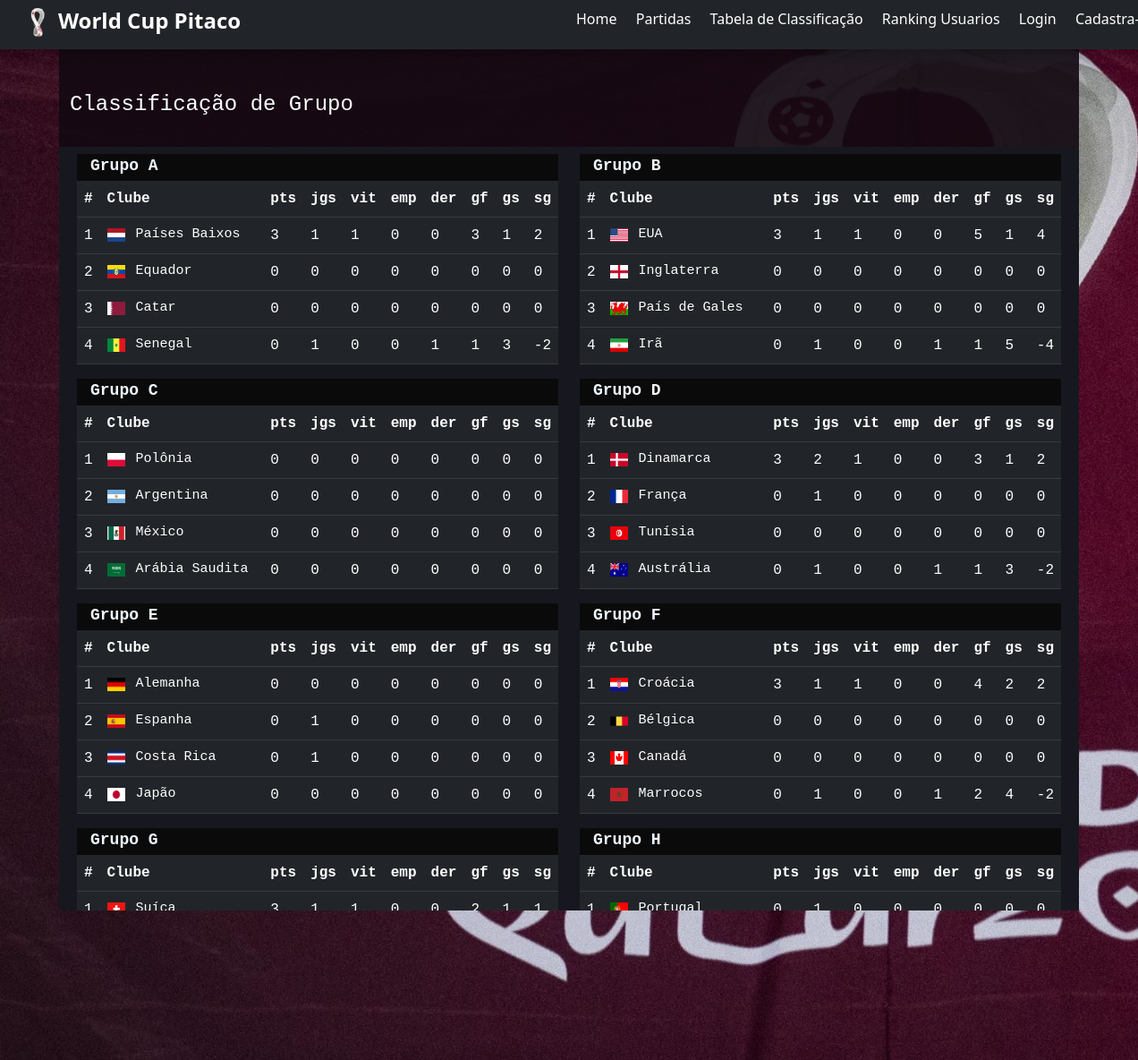
The page /selecao/grupos on the database its author committed.
### copadomundo/models.py (models this page shows, shortened)
class Grupo(database.Model):
    id = database.Column(database.Integer, primary_key=True)
    nome_grupo = database.Column(database.String, nullable=False, unique=True)
    selecoes = database.relationship('Selecao', backref='grupo', lazy=True)

class Selecao(database.Model):
    id = database.Column(database.Integer, primary_key=True)
    id_grupo = database.Column(database.Integer, database.ForeignKey('grupo.id'), nullable=False)
    id_eliminatoria = database.Column(database.Integer, database.ForeignKey('eliminatoria.id'))
    nome = database.Column(database.String, nullable=False, unique=True)
    foto_selecao = database.Column(database.String, default='selecao_default.png')
    pontos = database.Column(database.Integer, default=0)
    gols_marcado = database.Column(database.Integer, default=0)
    gols_sofrido = database.Column(database.Integer, default=0)
    vitorias = database.Column(database.Integer, default=0)
    derrotas = database.Column(database.Integer, default=0)
    empates = database.Column(database.Integer, default=0)
    qnt_jogos = database.Column(database.Integer, default=0)
    partidas = database.relationship('Partida', secondary=partida_selecao, lazy='subquery', backref=database.backref('selecoes', lazy=True))

### copadomundo/routes.py (the view)
@app.route('/selecao/grupos', methods=['GET', 'POST'])
def fase_grupos():
    selecoes = Selecao.query.order_by(Selecao.pontos.desc(), Selecao.vitorias.desc(), Selecao.gols_sofrido).all()
    grupos = Grupo.query.all()
    return render_template('tela_grupos.html', selecoes=selecoes, grupos=grupos, enumerate=enumerate)

### copadomundo/templates/tela_grupos.html
{% extends 'base.html' %}
{% block body %}
    <div class="container font-monospace pt-5">
        <div class="row mb-4"><div class="col-12"><h4 class="white">Classificação de Grupo</h4></div></div>
        <div class="row p-2" style="background-color: #17181f;">
            {% for grupo in grupos %}
            {% set aux = namespace(value=0) %}
            <div class="col-6 ">
                <div class="grupo"><p href="">Grupo {{ grupo.nome_grupo }}</p></div>
                <table class="table table-dark table-hover">
                    <thead>
                        <tr>
                            <th>#</th>
                            <th class="nt">Clube</th>
                            <th>pts</th>
                            <th>jgs</th>
                            <th>vit</th>
                            <th>emp</th>
                            <th>der</th>
                            <th>gf</th>
                            <th>gs</th>
                            <th>sg</th>
                        </tr>
                    </thead>
                    {% for i, selecao in enumerate(selecoes) %}
                        {% if selecao.grupo.nome_grupo == grupo.nome_grupo %}
                            {% set aux.value =  aux.value + 1 %}
                    <tbody class="">
                        <tr class="rt">
                            <td>{{ aux.value }}</td>
                            <td class="align-self-center" style="width: 45%;">
                                <div class="row">
                                    <div class="col-2 nt"><img src="{{ url_for('static', filename='img/img_bandeiras/{}'.format(selecao.foto_selecao)) }}" alt="" width="20px" height="15px"></div>
                                    <div class="col-10"><p class="m-0">{{ selecao.nome }}</p></div>
                                </div>
                            </td>
                            <td class="align-self-center">{{ selecao.pontos }}</td>
                            <td class="align-self-center">{{ selecao.qnt_jogos }}</td>
                            <td class="align-self-center">{{ selecao.vitorias }}</td>
                            <td class="align-self-center">{{ selecao.empates }}</td>
                            <td class="align-self-center">{{ selecao.derrotas }}</td>
                            <td class="align-self-center">{{ selecao.gols_marcado }}</td>
                            <td class="align-self-center">{{ selecao.gols_sofrido }}</td>
                            <td>{{ selecao.gols_marcado - selecao.gols_sofrido }}</td>
                        </tr class="align-self-center">
                    </tbody>
                        {% endif %}
                    {% endfor %}
                </table>
            </div>
            {% endfor %}
        </div>
    </div>
{% endblock %}

### copadomundo/static/main.css (style rules this page uses)
body { background-repeat: no-repeat; background-attachment: fixed; background-size: cover; }
.container { background-color: #130912e8; }
.white { color: white; }
p { font-size: 15px; }
.grupo { width: 100%; height: 30px; background-color: rgb(10, 10, 10); display: flex; padding-left: 15px; }
.grupo p { font-size: 18px; font-weight: 600; color: aliceblue; }

### rows shown on the page
Grupo: nome_grupo "A"
Selecao: value "1", foto_selecao (picture), nome "Países Baixos", pontos "3", qnt_jogos "1", vitorias "1", empates "0", derrotas "0", gols_marcado "3", gols_sofrido "1", selecao.gols_marcado-selecao.gols_sofrido "2"
Selecao: value "2", foto_selecao (picture), nome "Equador", pontos "0", qnt_jogos "0", vitorias "0", empates "0", derrotas "0", gols_marcado "0", gols_sofrido "0", selecao.gols_marcado-selecao.gols_sofrido "0"
Selecao: value "3", foto_selecao (picture), nome "Catar", pontos "0", qnt_jogos "0", vitorias "0", empates "0", derrotas "0", gols_marcado "0", gols_sofrido "0", selecao.gols_marcado-selecao.gols_sofrido "0"
Selecao: value "4", foto_selecao (picture), nome "Senegal", pontos "0", qnt_jogos "1", vitorias "0", empates "0", derrotas "1", gols_marcado "1", gols_sofrido "3", selecao.gols_marcado-selecao.gols_sofrido "-2"
Grupo: nome_grupo "B"
Selecao: value "1", foto_selecao (picture), nome "EUA", pontos "3", qnt_jogos "1", vitorias "1", empates "0", derrotas "0", gols_marcado "5", gols_sofrido "1", selecao.gols_marcado-selecao.gols_sofrido "4"
Selecao: value "2", foto_selecao (picture), nome "Inglaterra", pontos "0", qnt_jogos "0", vitorias "0", empates "0", derrotas "0", gols_marcado "0", gols_sofrido "0", selecao.gols_marcado-selecao.gols_sofrido "0"
Selecao: value "3", foto_selecao (picture), nome "País de Gales", pontos "0", qnt_jogos "0", vitorias "0", empates "0", derrotas "0", gols_marcado "0", gols_sofrido "0", selecao.gols_marcado-selecao.gols_sofrido "0"
Selecao: value "4", foto_selecao (picture), nome "Irã", pontos "0", qnt_jogos "1", vitorias "0", empates "0", derrotas "1", gols_marcado "1", gols_sofrido "5", selecao.gols_marcado-selecao.gols_sofrido "-4"
Grupo: nome_grupo "C"
Selecao: value "1", foto_selecao (picture), nome "Polônia", pontos "0", qnt_jogos "0", vitorias "0", empates "0", derrotas "0", gols_marcado "0", gols_sofrido "0", selecao.gols_marcado-selecao.gols_sofrido "0"
Selecao: value "2", foto_selecao (picture), nome "Argentina", pontos "0", qnt_jogos "0", vitorias "0", empates "0", derrotas "0", gols_marcado "0", gols_sofrido "0", selecao.gols_marcado-selecao.gols_sofrido "0"
Selecao: value "3", foto_selecao (picture), nome "México", pontos "0", qnt_jogos "0", vitorias "0", empates "0", derrotas "0", gols_marcado "0", gols_sofrido "0", selecao.gols_marcado-selecao.gols_sofrido "0"
Selecao: value "4", foto_selecao (picture), nome "Arábia Saudita", pontos "0", qnt_jogos "0", vitorias "0", empates "0", derrotas "0", gols_marcado "0", gols_sofrido "0", selecao.gols_marcado-selecao.gols_sofrido "0"
Grupo: nome_grupo "D"
Selecao: value "1", foto_selecao (picture), nome "Dinamarca", pontos "3", qnt_jogos "2", vitorias "1", empates "0", derrotas "0", gols_marcado "3", gols_sofrido "1", selecao.gols_marcado-selecao.gols_sofrido "2"
Selecao: value "2", foto_selecao (picture), nome "França", pontos "0", qnt_jogos "1", vitorias "0", empates "0", derrotas "0", gols_marcado "0", gols_sofrido "0", selecao.gols_marcado-selecao.gols_sofrido "0"
Selecao: value "3", foto_selecao (picture), nome "Tunísia", pontos "0", qnt_jogos "0", vitorias "0", empates "0", derrotas "0", gols_marcado "0", gols_sofrido "0", selecao.gols_marcado-selecao.gols_sofrido "0"
Selecao: value "4", foto_selecao (picture), nome "Austrália", pontos "0", qnt_jogos "1", vitorias "0", empates "0", derrotas "1", gols_marcado "1", gols_sofrido "3", selecao.gols_marcado-selecao.gols_sofrido "-2"
Grupo: nome_grupo "E"
Selecao: value "1", foto_selecao (picture), nome "Alemanha", pontos "0", qnt_jogos "0", vitorias "0", empates "0", derrotas "0", gols_marcado "0", gols_sofrido "0", selecao.gols_marcado-selecao.gols_sofrido "0"
Selecao: value "2", foto_selecao (picture), nome "Espanha", pontos "0", qnt_jogos "1", vitorias "0", empates "0", derrotas "0", gols_marcado "0", gols_sofrido "0", selecao.gols_marcado-selecao.gols_sofrido "0"
Selecao: value "3", foto_selecao (picture), nome "Costa Rica", pontos "0", qnt_jogos "1", vitorias "0", empates "0", derrotas "0", gols_marcado "0", gols_sofrido "0", selecao.gols_marcado-selecao.gols_sofrido "0"
Selecao: value "4", foto_selecao (picture), nome "Japão", pontos "0", qnt_jogos "0", vitorias "0", empates "0", derrotas "0", gols_marcado "0", gols_sofrido "0", selecao.gols_marcado-selecao.gols_sofrido "0"
Grupo: nome_grupo "F"
Selecao: value "1", foto_selecao (picture), nome "Croácia", pontos "3", qnt_jogos "1", vitorias "1", empates "0", derrotas "0", gols_marcado "4", gols_sofrido "2", selecao.gols_marcado-selecao.gols_sofrido "2"
Selecao: value "2", foto_selecao (picture), nome "Bélgica", pontos "0", qnt_jogos "0", vitorias "0", empates "0", derrotas "0", gols_marcado "0", gols_sofrido "0", selecao.gols_marcado-selecao.gols_sofrido "0"
Selecao: value "3", foto_selecao (picture), nome "Canadá", pontos "0", qnt_jogos "0", vitorias "0", empates "0", derrotas "0", gols_marcado "0", gols_sofrido "0", selecao.gols_marcado-selecao.gols_sofrido "0"
Selecao: value "4", foto_selecao (picture), nome "Marrocos", pontos "0", qnt_jogos "1", vitorias "0", empates "0", derrotas "1", gols_marcado "2", gols_sofrido "4", selecao.gols_marcado-selecao.gols_sofrido "-2"
Grupo: nome_grupo "G"
Selecao: value "1", foto_selecao (picture), nome "Suíça", pontos "3", qnt_jogos "1", vitorias "1", empates "0", derrotas "0", gols_marcado "2", gols_sofrido "1", selecao.gols_marcado-selecao.gols_sofrido "1"
Selecao: value "2", foto_selecao (picture), nome "Brasil", pontos "1", qnt_jogos "1", empates "1", gols_marcado "1", gols_sofrido "1", selecao.gols_marcado-selecao.gols_sofrido "0"
Selecao: foto_selecao (picture), nome "Camarões", pontos "1", empates "1", derrotas "0", gols_marcado "1", gols_sofrido "1", selecao.gols_marcado-selecao.gols_sofrido "0"
Selecao: value "4", foto_selecao (picture), nome "Sérvia", pontos "0", vitorias "0", derrotas "1", gols_marcado "1", gols_sofrido "2", selecao.gols_marcado-selecao.gols_sofrido "-1"
Grupo: nome_grupo "H"
Selecao: value "1", foto_selecao (picture), nome "Portugal", pontos "0", qnt_jogos "1", vitorias "0", empates "0", derrotas "0", gols_marcado "0", gols_sofrido "0", selecao.gols_marcado-selecao.gols_sofrido "0"
Selecao: value "2", foto_selecao (picture), nome "Uruguai", pontos "0", qnt_jogos "1", vitorias "0", empates "0", derrotas "0", gols_marcado "0", gols_sofrido "0", selecao.gols_marcado-selecao.gols_sofrido "0"
Selecao: value "3", foto_selecao (picture), nome "Gana", pontos "0", qnt_jogos "0", vitorias "0", empates "0", derrotas "0", gols_marcado "0", gols_sofrido "0", selecao.gols_marcado-selecao.gols_sofrido "0"
Selecao: value "4", foto_selecao (picture), nome "Coreia do Sul", pontos "0", qnt_jogos "0", vitorias "0", empates "0", derrotas "0", gols_marcado "0", gols_sofrido "0", selecao.gols_marcado-selecao.gols_sofrido "0"
